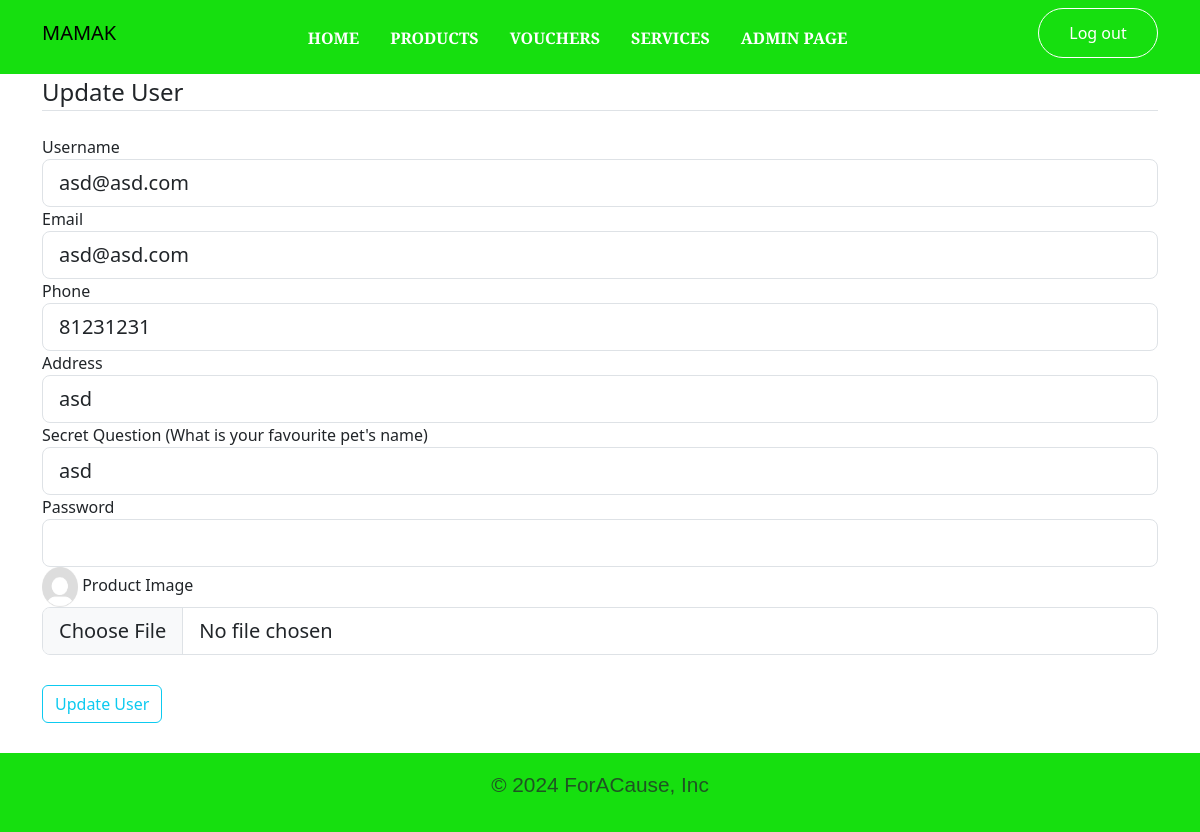
Screenshot of /updateUser/2/ (signed in) with the database file from the repository.
### Src/models.py (models this page shows, shortened)
class User(db.Model, UserMixin):
    id = db.Column(db.Integer, primary_key=True)
    username = db.Column(db.String(20), unique=True, nullable=False)
    email = db.Column(db.String(120), unique=True, nullable=False)
    image_file = db.Column(db.String(20), nullable=False,
                           default='default.jpg')
    password = db.Column(db.String(60), nullable=False)
    phone = db.Column(db.String(8), nullable=False)
    address = db.Column(db.String(80), nullable=False)
    secretQn = db.Column(db.String(80), nullable=False)
    isAdmin = db.Column(db.Boolean, nullable=False, default=False)
    balance = db.Column(db.Integer(), nullable=False, default=0)
    credit = db.Column(db.Integer(), nullable=False, default=0)
    carts = db.relationship('Cart', backref='user', lazy=True)
    redeemedvouchers = db.relationship('RedeemedVouchers', backref='user', lazy=True)

### Src/routes.py (the view)
@app.route('/updateUser/<int:id>/', methods=['GET', 'POST'])
def updateuser(id):
    if current_user.is_authenticated and current_user.isAdmin == True:
        form = UpdateUserForm()
        if request.method == 'POST' and form.validate():
            user = User.query.filter_by(id=id).first()
            if form.phone.data[0] == '8' or form.phone.data[0] == '9' or form.phone.data[0] == '6' and form.name.data.isalpha() == True:
                user.username = form.username.data
                user.email = form.email.data
                user.phone = form.phone.data
                user.secretQn = form.secretQn.data
                user.address = form.address.data
                user.password = bcrypt.generate_password_hash(
            form.password.data).decode('utf-8')
                user.image_file = form.image_file.data
                db.session.commit()
                flash('Update user success!', 'success')
                return redirect(url_for('accountadmin', idsite=True))
            else:
                flash('Update user failed, Phone number must start with 8 , 9 or 6 or Name cannot contain number', 'danger')
                return render_template('updateUser.html', form=form, idsite=True)
        else:
            user = User.query.filter_by(id=id).first()
            form.username.data = user.username
            form.email.data = user.email
            form.phone.data = user.phone
            form.secretQn.data = user.secretQn
            form.address.data = user.address
            form.password.data = user.password
            form.image_file.data = user.image_file
            userimagefile = ''
            userimagefile = user.image_file
            return render_template('updateUser.html', form=form, idsite=True, userimagefile=userimagefile)
    else:
        return redirect(url_for('login'))

### Src/forms.py (shortened to what this page needs)
class UpdateUserForm(FlaskForm):
    username = StringField('Username', validators=[DataRequired(), Length(min=2, max=20)])
    email = EmailField('Email', validators=[DataRequired(), Length(min=2, max=200)])
    phone = StringField('Phone', validators=[DataRequired(), Length(min=8,max=8)])
    address = StringField('Address', validators=[DataRequired()])
    secretQn = StringField("Secret Question (What is your favourite pet's name)", validators=[DataRequired()])
    password = PasswordField('Password', validators=[DataRequired()])
    image_file = FileField('Product Image', validators=[DataRequired(),FileAllowed(['jpg', 'png', 'jpeg'], 'Images only!')])
    submit = SubmitField('Update User')

### Src/models.py (called while the page is built)
@login_manager.user_loader
def load_user(user_id):
    return User.query.get(int(user_id))

### Src/templates/updateUser.html (shortened to what this page needs)
{% extends "base.html" %}
{% block content %}
<div class="container">
    <form method="POST">
        <fieldset class="form-group">
            <legend class="border-bottom mb-4">Update User</legend>
            <div class="form-group" margin:5px;>
                {{ form.username.label(class="form-control-label") }}
                {% if form.username.errors %}
                    {{ form.username(class="form-control form-control-lg is-invalid") }}
                    <div class="invalid-feedback">
                        {% for errors in form.username.errors %}
                            <span>{{ errors }}</span>
                        {% endfor %}
                    </div>
                {% else %}
                {{ form.username(class="form-control form-control-lg") }}
                {% endif %}
            </div>
            <div class="form-group">
                {{ form.email.label(class="form-control-label") }}
                {% if form.email.errors %}
                    {{ form.email(class="form-control form-control-lg is-invalid") }}
                    <div class="invalid-feedback">
                        {% for errors in form.email.errors %}
                            <span>{{ errors }}</span>
                        {% endfor %}
                    </div>
                {% else %}
                {{ form.email(class="form-control form-control-lg") }}
                {% endif %}
            </div>
            <div class="form-group">
                {{ form.phone.label(class="form-email-label") }}
                {% if form.phone.errors %}
                    {{ form.phone(class="form-control form-control-lg is-invalid") }}
                    <div class="invalid-feedback">
                        {% for errors in form.phone.errors %}
                            <span>{{ errors }}</span>
                        {% endfor %}
                    </div>
                {% else %}
                    {{ form.phone(class="form-control form-control-lg") }}
                {% endif %}
            </div>
            <div class="form-group">
                {{ form.address.label(class="form-control-label") }}
                {% if form.address.errors %}
                    {{ form.address(class="form-control form-control-lg is-invalid") }}
                    <div class="invalid-feedback">
                        {% for errors in form.address.errors %}
                            <span>{{ errors }}</span>
                        {% endfor %}
                    </div>
                {% else %}
                    {{ form.address(class="form-control form-control-lg") }}
                {% endif %}
            </div>
            <div class="form-group">
                {{ form.secretQn.label(class="form-control-label") }}
                {% if form.secretQn.errors %}
                    {{ form.secretQn(class="form-control form-control-lg is-invalid") }}
                    <div class="invalid-feedback">
                        {% for errors in form.secretQn.errors %}
                            <span>{{ errors }}</span>
                        {% endfor %}
                    </div>
                {% else %}
                    {{ form.secretQn(class="form-control form-control-lg") }}
                {% endif %}
            </div>
            <div class="form-group">
                {{ form.password.label(class="form-control-label") }}
                {% if form.password.errors %}
                    {{ form.password(class="form-control form-control-lg is-invalid") }}
                    <div class="invalid-feedback">
                        {% for errors in form.password.errors %}
                            <span>{{ errors }}</span>
                        {% endfor %}
                    </div>
                {% else %}
                    {{ form.password(class="form-control form-control-lg", style="display:inline-flex;") }}
                {% endif %}
            </div>
            <div class="form-group">
                <img src="{{ url_for('static', filename='images/' + userimagefile) }}" alt="Logo" style="height:5vh; width: 3vw;">
                {{ form.image_file.label(class="form-control-label") }}
                {% if form.image_file.errors %}
                    {{ form.image_file(class="form-control form-control-lg is-invalid") }}
                    <div class="invalid-feedback">
                        {% for errors in form.image_file.errors %}
                            <span>{{ errors }}</span>
                        {% endfor %}
                    </div>
                {% else %}
                {{ form.image_file(class="form-control form-control-lg") }}
                {% endif %}
            </div>
        </fieldset>
        <div class="form-group" style="margin:30px 0 30px 0">
            {{ form.submit(class="btn btn-outline-info") }}
        </div>
    </form>
</div>
{% endblock %}

### Src/static/css/style.css (style rules this page uses)
* { padding: 0; margin: 0; box-sizing: border-box; }
body { min-height: 100vh; display: flex; flex-direction: column; }

### rows the page displays
User: username "asd@asd.com", email "asd@asd.com", phone "81231231", address "asd", secretQn "asd", image_file (placeholder picture)
